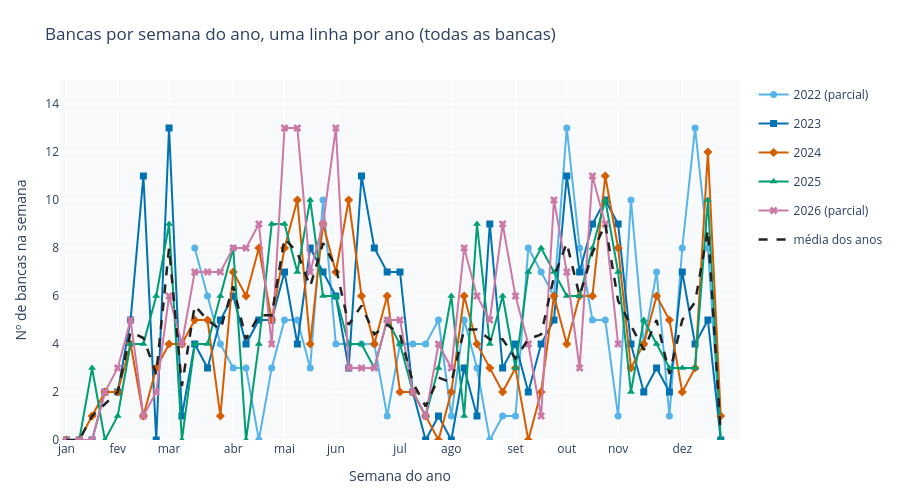

Write notebook code for a chart like this one.
### Markdown cell above
#### Visualização 1.A: sazonalidade geral
Gráfico sazonal de linhas com todas as bancas: uma linha por ano e a média dos anos tracejada.

### Code cell
df_q1 = carregar(CAMINHO)
g_q1 = montar_grade(df_q1)

grafico(df_q1, g_q1, titulo="Bancas por semana do ano, uma linha por ano (todas as bancas)")
